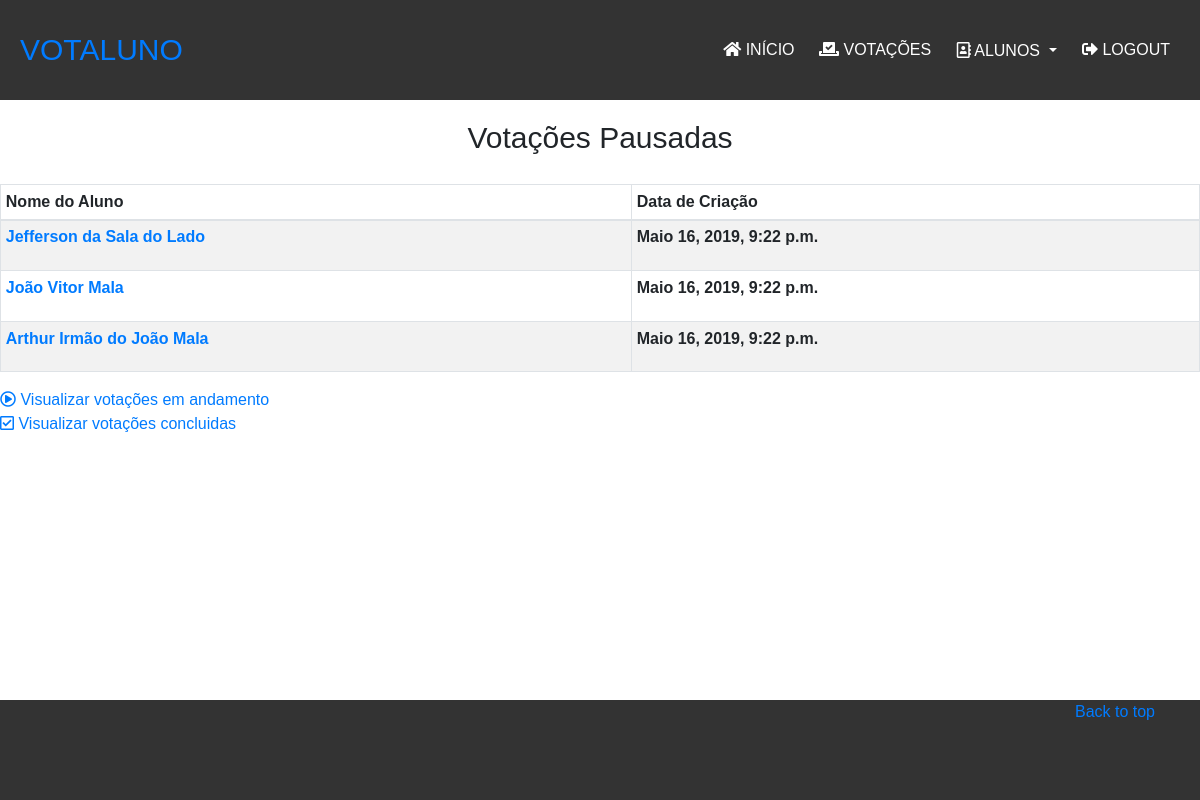
/pausadas/ (signed in), run on an earlier commit of the app's database.
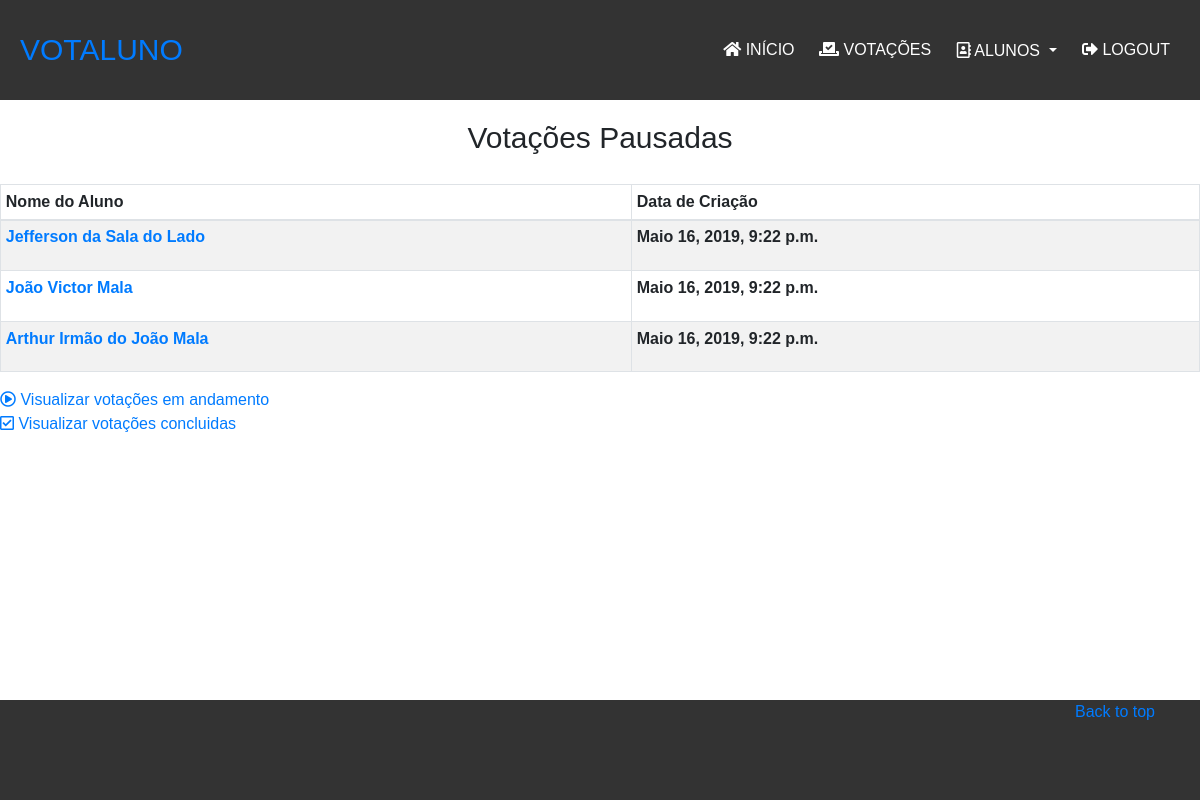
And on a later commit of the database.
### votacoes/models.py (models this page shows, shortened)
class Votacao(models.Model):
    aluno = models.ForeignKey(Aluno,on_delete=models.CASCADE)
    created_date = models.DateTimeField(default=now, editable=False)
    emAndamento = 1
    pausada = 2
    finalizada = 3
    escolhas =(
        (1,'Em Andamento'),
        (2,'Pausada'),
        (3,'Finalizada')
    )
    estado = models.IntegerField(choices=escolhas, default=2)
    class Meta:
        verbose_name_plural = 'votações'

class Aluno(models.Model):
    imagemAluno = models.ImageField(upload_to='images/')
    nomeAluno = models.CharField(
        max_length=255,
        null=False,
        blank=False
    )
    cpfAluno = models.CharField(
        max_length=14,
        null=False,
        blank=False
    )
    turmaAluno = models.ForeignKey("Turma",on_delete=models.CASCADE)

### votacoes/views.py (the view)
# urls.py: path('pausadas/',views.pausadas,name='pausadas'),
@login_required
def pausadas(request):
    context = {}
    votacoesPausadas = Votacao.objects.filter(estado=2)
    context['votacoesPausadas'] = votacoesPausadas
    return render(request,'votacoes/pausadas.html',context)

### votacoes/templates/votacoes/pausadas.html
{% extends 'baseSite.html' %}
{% block content %}
{% if votacoesPausadas %}
    <h2>Votações Pausadas</h2>
    <ul>
        <table id="dtVerticalScrollExample" class="table table-responsive-sm table-striped table-bordered table-sm" cellspacing="0"
        width="90%">
            <thead>
                <th>Nome do Aluno</th>
                <th> Data de Criação</th>
            </thead>
            <tbody>
                {% for Votacao in votacoesPausadas %}
                    <tr>
                        <th>
                            <li><a href="{% url 'exibirAluno' Votacao.aluno.cpfAluno %}">{{ Votacao.aluno.nomeAluno }}</a></li>
                        </th>
                        <th>
                            <p>{{ Votacao.created_date }}</p>
                        </th>
                    </tr>
                {% endfor %}
            </tbody>
        </table>
    </ul>
    <a href="{% url 'emAndamento' %}"><i class="far fa-play-circle"></i> Visualizar votações em andamento</a><br>
    <a href="{% url 'concluidas' %}"><i class="far fa-check-square"></i> Visualizar votações concluidas</a>
{% else %}
    <h2>Sem votações pausadas</h2>
    <a href="{% url 'emAndamento' %}"><i class="far fa-play-circle"></i> Visualizar votações em andamento</a><br>
    <a href="{% url 'concluidas' %}"><i class="far fa-check-square"></i> Visualizar votações concluidas</a>
{% endif %}
{% endblock %}

What changed in the data, as far as the page shows it:
changed through a linked row, Votacao: aluno.nomeAluno "João Vitor Mala" → "João Victor Mala"
